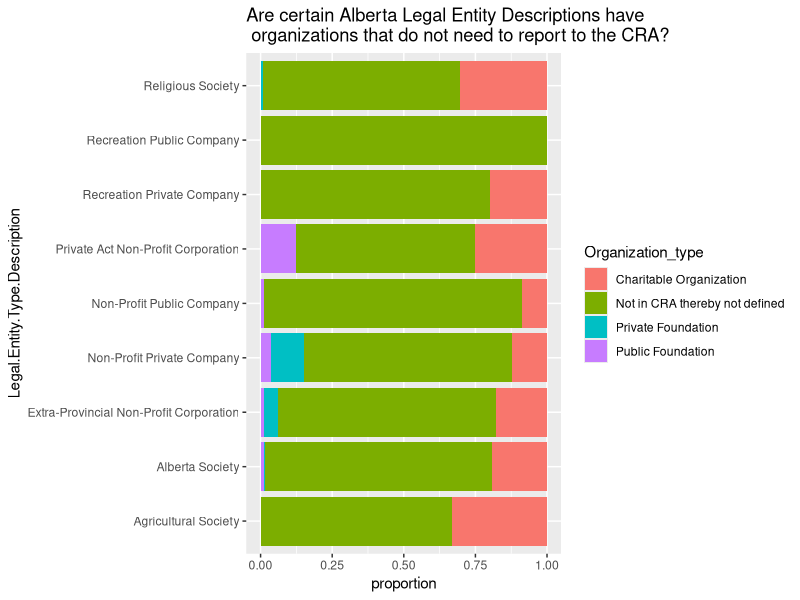

Write the R code that produced this figure.
## ---- chunk 1
knitr::opts_chunk$set(echo = TRUE)
library(dplyr)
library(tidyr)
library(tidytext)
library(ggplot2)
library(readr)
library(readxl)
## ---- chunk 2
may_non_profit_name_list_for_open_data_portal <- read_excel("may-non_profit_name_list_for_open_data_portal.xlsx")
head(may_non_profit_name_list_for_open_data_portal)


X2338_Calgary_Charities_CRA2020 <- read_csv("2338_Calgary_Charities_CRA2020.csv")
head(X2338_Calgary_Charities_CRA2020)

dfabdata <- data.frame(distinct(may_non_profit_name_list_for_open_data_portal)) %>%
  filter(City == "CALGARY") %>%
  rename(Name = "Legal.Entity.Name") %>%
  mutate(source = "Alberta Open Data nonprofit Listing")
dfcradata <- data.frame(distinct(X2338_Calgary_Charities_CRA2020)) %>%
  mutate(Name = toupper(Legal.name)) %>%
  select(-City, -Account.name) %>%
  mutate(source = "CRA charity")

allnprecords <- full_join(dfabdata, dfcradata, by="Name")

## ---- chunk 3
allnprecords %>% 
  rename(registered = Count.of.Account.name) %>%
  mutate(intersect_flag = replace_na(registered,0)) %>%
  mutate(registered = ifelse(intersect_flag == 0, "AB", "CRA")) %>%
  count(Status, registered, sort= T) %>%
   bind_rows(summarize(., across(where(is.numeric), sum), across(where(is.character), ~"Total")))
## ---- chunk 4
allnprecords %>% 
  rename(registered = Count.of.Account.name) %>%
  mutate(intersect_flag = replace_na(registered,0)) %>%
  mutate(registered = ifelse(intersect_flag == 0, "AB", "CRA")) %>%
  count(Status, registered, sort= T) %>%
  mutate(cases = replace_na(Status, "not found in AB list")) %>%
  filter(cases == "Active"| cases == "not found in AB list") %>%
  rename(count = n) %>%
  select(-Status) %>%
  bind_rows(summarize(., across(where(is.numeric), sum), across(where(is.character), ~"Total")))

## ---- chunk 5
nplist <- allnprecords %>% 
  rename(registered = Count.of.Account.name) %>%
  mutate(intersect_flag = replace_na(registered,0)) %>%
  filter(Status == "Active")

nplist %>%
  mutate(Organization_type = replace_na(Description_E, "Not in CRA thereby not defined")) %>%
  group_by(Legal.Entity.Type.Description, Organization_type) %>%
  summarize(n = n()) %>%
  pivot_wider(names_from = Legal.Entity.Type.Description, values_from= n)

nplist %>%
  mutate(Organization_type = replace_na(Description_E, "Not in CRA thereby not defined")) %>%
  group_by(Legal.Entity.Type.Description) %>%
  count(Organization_type) %>%
  mutate(proportion = n / sum(n)) %>%
  ggplot(aes(x=Legal.Entity.Type.Description, y=proportion, fill = Organization_type)) +
  geom_bar(stat = "identity") +
  ggtitle("Are certain Alberta Legal Entity Descriptions have\n organizations that do not need to report to the CRA?") +
  coord_flip()
